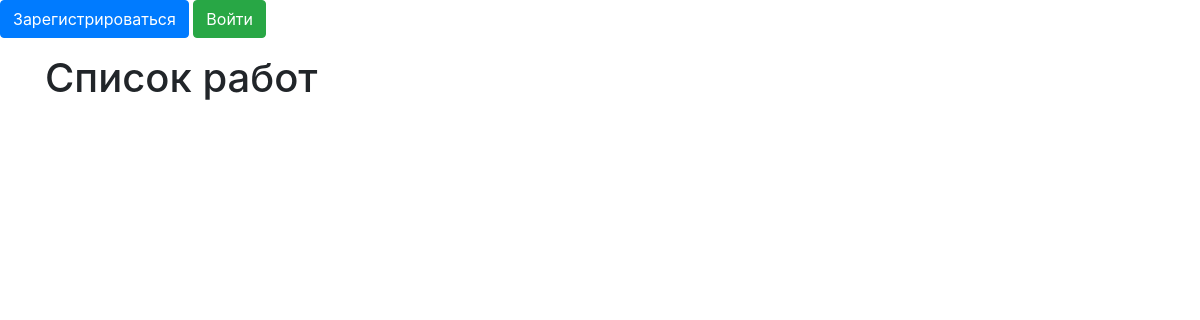
/, run on an earlier commit of the app's database.
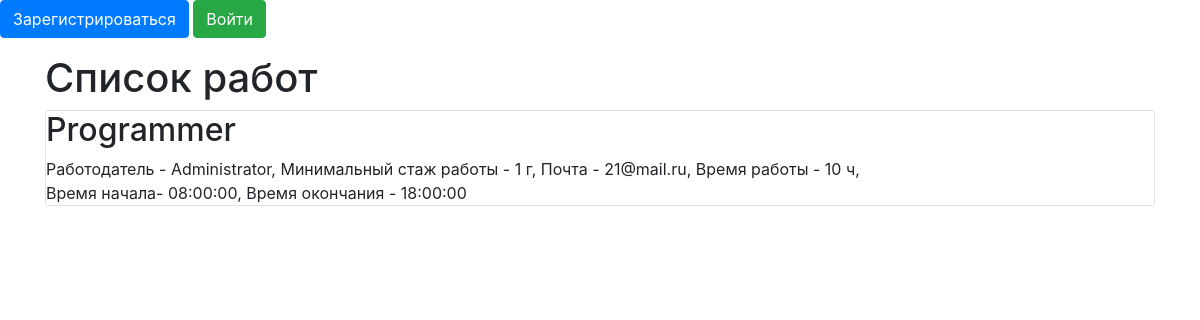
And on a later commit of the database.
### data/employment.py (models this page shows)
class Employment(SqlAlchemyBase, SerializerMixin):
    __tablename__ = 'employment'
    id = sqlalchemy.Column(sqlalchemy.Integer,
                           primary_key=True, autoincrement=True)
    team_leader = sqlalchemy.Column(sqlalchemy.Integer,
                                    sqlalchemy.ForeignKey("users.id"))
    job = sqlalchemy.Column(sqlalchemy.String, nullable=True)
    work_size = sqlalchemy.Column(sqlalchemy.Integer, nullable=True)
    experience = sqlalchemy.Column(sqlalchemy.Integer, nullable=True)
    email = sqlalchemy.Column(sqlalchemy.String,
                              index=True, unique=False, nullable=True)
    start_time = sqlalchemy.Column(sqlalchemy.Time, nullable=True)
    end_time = sqlalchemy.Column(sqlalchemy.Time, nullable=True)
    user = sqlalchemy.Column(sqlalchemy.String, nullable=True)

### main.py (the view)
@app.route("/")
def server():
    a = {}
    db_session.global_init("db/blogs.db")
    db_sess = db_session.create_session()
    works = db_sess.query(Jobs).all()
    for i in db_sess.query(User).all():
        a[i.id] = i.name
        a[str(i.id)] = i.name
    for item in works:
        item.user = a[item.team_leader]
        db_sess.add(item)
        db_sess.commit()
    return render_template("work.html", works=works)

### data/db_session.py (called while the page is built, shortened)
def global_init(db_file):
    global __factory
    if __factory:
        return

def create_session() -> Session:
    global __factory
    return __factory()

### templates/work.html (shortened to what this page needs)
{% extends "base.html" %}
{% block content %}
<h1>Список работ</h1>
{% for item in works %}
<div class="col-md6 border rounded">
    <h2>{{item.job}}</h2>
    <div>
        Работодатель - {{item.user}}, Минимальный стаж работы - {{item.experience}} г, Почта - {{item.email}}, Время работы - {{item.work_size}} ч,
    </div>
    <div>
        Время начала- {{item.start_time}}, Время окончания - {{item.end_time}}
    </div>
</div>
{% endfor %}
{% endblock %}

What changed in the data, as far as the page shows it:
added Employment: job "Programmer", user "Administrator", experience "1", email "21@mail.ru", work_size "10", start_time "08:00:00", end_time "18:00:00"
